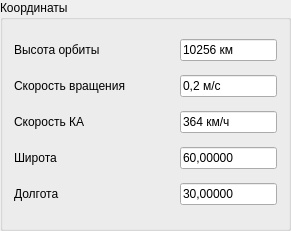
            <widget class="QGroupBox" name="groupBox_2">
             <property name="geometry">
              <rect>
               <x>30</x>
               <y>90</y>
               <width>291</width>
               <height>231</height>
              </rect>
             </property>
             <property name="title">
              <string>Координаты</string>
             </property>
             <layout class="QGridLayout" name="gridLayout_4">
              <item row="0" column="0">
               <layout class="QHBoxLayout" name="horizontalLayout">
                <item>
                 <widget class="QLabel" name="label">
                  <property name="sizePolicy">
                   <sizepolicy hsizetype="Preferred" vsizetype="Preferred">
                    <horstretch>0</horstretch>
                    <verstretch>0</verstretch>
                   </sizepolicy>
                  </property>
                  <property name="minimumSize">
                   <size>
                    <width>160</width>
                    <height>0</height>
                   </size>
                  </property>
                  <property name="text">
                   <string>Высота орбиты</string>
                  </property>
                 </widget>
                </item>
                <item>
                 <widget class="QLineEdit" name="lineEdit">
                  <property name="enabled">
                   <bool>true</bool>
                  </property>
                  <property name="minimumSize">
                   <size>
                    <width>0</width>
                    <height>0</height>
                   </size>
                  </property>
                  <property name="text">
                   <string>10256 км</string>
                  </property>
                  <property name="readOnly">
                   <bool>true</bool>
                  </property>
                 </widget>
                </item>
               </layout>
              </item>
              <item row="1" column="0">
               <layout class="QHBoxLayout" name="horizontalLayout_2">
                <item>
                 <widget class="QLabel" name="label_2">
                  <property name="sizePolicy">
                   <sizepolicy hsizetype="Preferred" vsizetype="Preferred">
                    <horstretch>0</horstretch>
                    <verstretch>0</verstretch>
                   </sizepolicy>
                  </property>
                  <property name="minimumSize">
                   <size>
                    <width>160</width>
                    <height>0</height>
                   </size>
                  </property>
                  <property name="text">
                   <string>Скорость вращения</string>
                  </property>
                 </widget>
                </item>
                <item>
                 <widget class="QLineEdit" name="lineEdit_2">
                  <property name="enabled">
                   <bool>true</bool>
                  </property>
                  <property name="minimumSize">
                   <size>
                    <width>0</width>
                    <height>0</height>
                   </size>
                  </property>
                  <property name="text">
                   <string>0,2 м/с</string>
                  </property>
                  <property name="readOnly">
                   <bool>true</bool>
                  </property>
                 </widget>
                </item>
               </layout>
              </item>
              <item row="2" column="0">
               <layout class="QHBoxLayout" name="horizontalLayout_3">
                <item>
                 <widget class="QLabel" name="label_3">
                  <property name="sizePolicy">
                   <sizepolicy hsizetype="Preferred" vsizetype="Preferred">
                    <horstretch>0</horstretch>
                    <verstretch>0</verstretch>
                   </sizepolicy>
                  </property>
                  <property name="minimumSize">
                   <size>
                    <width>160</width>
                    <height>0</height>
                   </size>
                  </property>
                  <property name="text">
                   <string>Скорость КА</string>
                  </property>
                 </widget>
                </item>
                <item>
                 <widget class="QLineEdit" name="lineEdit_4">
                  <property name="enabled">
                   <bool>true</bool>
                  </property>
                  <property name="minimumSize">
                   <size>
                    <width>0</width>
                    <height>0</height>
                   </size>
                  </property>
                  <property name="text">
                   <string>364 км/ч</string>
                  </property>
                  <property name="readOnly">
                   <bool>true</bool>
                  </property>
                 </widget>
                </item>
               </layout>
              </item>
              <item row="3" column="0">
               <layout class="QHBoxLayout" name="horizontalLayout_4">
                <item>
                 <widget class="QLabel" name="label_4">
                  <property name="sizePolicy">
                   <sizepolicy hsizetype="Preferred" vsizetype="Preferred">
                    <horstretch>0</horstretch>
                    <verstretch>0</verstretch>
                   </sizepolicy>
                  </property>
                  <property name="minimumSize">
                   <size>
                    <width>160</width>
                    <height>0</height>
                   </size>
                  </property>
                  <property name="text">
                   <string>Широта</string>
                  </property>
                 </widget>
                </item>
                <item>
                 <widget class="QLineEdit" name="lineEdit_3">
                  <property name="enabled">
                   <bool>true</bool>
                  </property>
                  <property name="minimumSize">
                   <size>
                    <width>0</width>
                    <height>0</height>
                   </size>
                  </property>
                  <property name="toolTip">
                   <string>&lt;html&gt;&lt;head/&gt;&lt;body&gt;&lt;p&gt;22&lt;/p&gt;&lt;/body&gt;&lt;/html&gt;</string>
                  </property>
                  <property name="text">
                   <string>60,00000</string>
                  </property>
                  <property name="readOnly">
                   <bool>true</bool>
                  </property>
                 </widget>
                </item>
               </layout>
              </item>
              <item row="4" column="0">
               <layout class="QHBoxLayout" name="horizontalLayout_5">
                <item>
                 <widget class="QLabel" name="label_9">
                  <property name="sizePolicy">
                   <sizepolicy hsizetype="Preferred" vsizetype="Preferred">
                    <horstretch>0</horstretch>
                    <verstretch>0</verstretch>
                   </sizepolicy>
                  </property>
                  <property name="minimumSize">
                   <size>
                    <width>160</width>
                    <height>0</height>
                   </size>
                  </property>
                  <property name="text">
                   <string>Долгота</string>
                  </property>
                 </widget>
                </item>
                <item>
                 <widget class="QLineEdit" name="lineEdit_9">
                  <property name="enabled">
                   <bool>true</bool>
                  </property>
                  <property name="minimumSize">
                   <size>
                    <width>0</width>
                    <height>0</height>
                   </size>
                  </property>
                  <property name="text">
                   <string>30,00000</string>
                  </property>
                  <property name="readOnly">
                   <bool>true</bool>
                  </property>
                 </widget>
                </item>
               </layout>
              </item>
             </layout>
            </widget>
